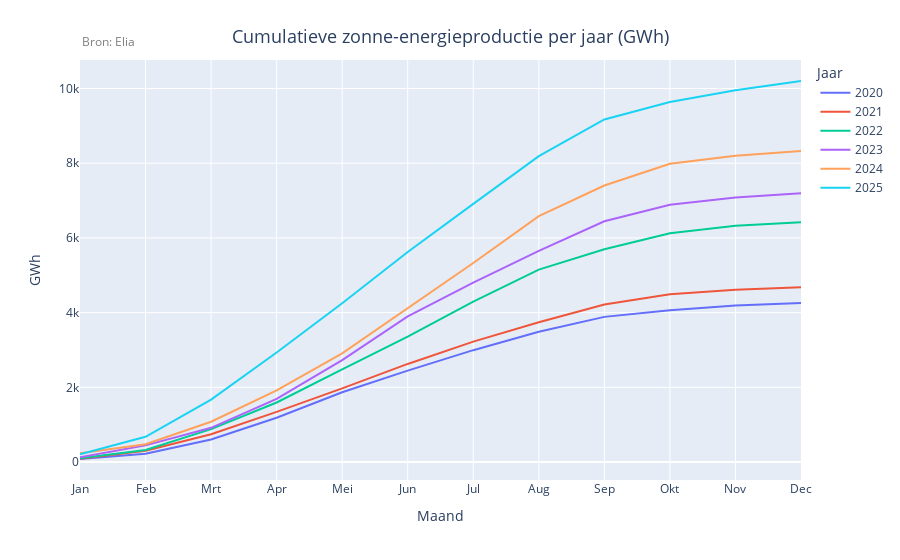

Notebook code for this chart:
### Code cell
vt.plot_interactive(energytype="solar",lang=lang, short=short,layout="cumulative")

### Figure 1 — Plotly figure (JSON) as saved in the notebook; plotly's stock layout.template omitted (floating-point values rounded to 4 significant figures)
{"data": [{"hovertemplate": "Jaar=2020<br>Maand=%{x}<br>GWh=%{y}<extra></extra>", "legendgroup": "2020", "line": {"color": "#636efa", "dash": "solid"}, "marker": {"symbol": "circle"}, "mode": "lines", "name": "2020", "orientation": "v", "showlegend": true, "type": "scatter", "x": ["Jan", "Feb", "Mrt", "Apr", "Mei", "Jun", "Jul", "Aug", "Sep", "Okt", "Nov", "Dec"], "xaxis": "x", "y": [81.23, 219.2, 604.9, 1186.0, 1869.0, 2447.0, 2995.0, 3489.0, 3886.0, 4066.0, 4191.0, 4257.0], "yaxis": "y"}, {"hovertemplate": "Jaar=2021<br>Maand=%{x}<br>GWh=%{y}<extra></extra>", "legendgroup": "2021", "line": {"color": "#EF553B", "dash": "solid"}, "marker": {"symbol": "circle"}, "mode": "lines", "name": "2021", "orientation": "v", "showlegend": true, "type": "scatter", "x": ["Jan", "Feb", "Mrt", "Apr", "Mei", "Jun", "Jul", "Aug", "Sep", "Okt", "Nov", "Dec"], "xaxis": "x", "y": [86.34, 300.3, 745.2, 1342.0, 1972.0, 2626.0, 3223.0, 3740.0, 4215.0, 4489.0, 4614.0, 4678.0], "yaxis": "y"}, {"hovertemplate": "Jaar=2022<br>Maand=%{x}<br>GWh=%{y}<extra></extra>", "legendgroup": "2022", "line": {"color": "#00cc96", "dash": "solid"}, "marker": {"symbol": "circle"}, "mode": "lines", "name": "2022", "orientation": "v", "showlegend": true, "type": "scatter", "x": ["Jan", "Feb", "Mrt", "Apr", "Mei", "Jun", "Jul", "Aug", "Sep", "Okt", "Nov", "Dec"], "xaxis": "x", "y": [99.23, 320.9, 880.3, 1594.0, 2482.0, 3357.0, 4292.0, 5152.0, 5696.0, 6124.0, 6322.0, 6420.0], "yaxis": "y"}, {"hovertemplate": "Jaar=2023<br>Maand=%{x}<br>GWh=%{y}<extra></extra>", "legendgroup": "2023", "line": {"color": "#ab63fa", "dash": "solid"}, "marker": {"symbol": "circle"}, "mode": "lines", "name": "2023", "orientation": "v", "showlegend": true, "type": "scatter", "x": ["Jan", "Feb", "Mrt", "Apr", "Mei", "Jun", "Jul", "Aug", "Sep", "Okt", "Nov", "Dec"], "xaxis": "x", "y": [125.1, 445.5, 916.1, 1690.0, 2726.0, 3897.0, 4802.0, 5650.0, 6444.0, 6888.0, 7084.0, 7194.0], "yaxis": "y"}, {"hovertemplate": "Jaar=2024<br>Maand=%{x}<br>GWh=%{y}<extra></extra>", "legendgroup": "2024", "line": {"color": "#FFA15A", "dash": "solid"}, "marker": {"symbol": "circle"}, "mode": "lines", "name": "2024", "orientation": "v", "showlegend": true, "type": "scatter", "x": ["Jan", "Feb", "Mrt", "Apr", "Mei", "Jun", "Jul", "Aug", "Sep", "Okt", "Nov", "Dec"], "xaxis": "x", "y": [233.9, 477.8, 1079.0, 1920.0, 2909.0, 4111.0, 5328.0, 6583.0, 7403.0, 7984.0, 8197.0, 8326.0], "yaxis": "y"}, {"hovertemplate": "Jaar=2025<br>Maand=%{x}<br>GWh=%{y}<extra></extra>", "legendgroup": "2025", "line": {"color": "#19d3f3", "dash": "solid"}, "marker": {"symbol": "circle"}, "mode": "lines", "name": "2025", "orientation": "v", "showlegend": true, "type": "scatter", "x": ["Jan", "Feb", "Mrt", "Apr", "Mei", "Jun", "Jul", "Aug", "Sep", "Okt", "Nov", "Dec"], "xaxis": "x", "y": [206.4, 674.6, 1672.0, 2933.0, 4251.0, 5622.0, 6910.0, 8188.0, 9172.0, 9636.0, 9952.0, 10200.0], "yaxis": "y"}], "layout": {"annotations": [{"font": {"color": "gray", "size": 12}, "showarrow": false, "text": "Bron: Elia", "x": 0, "xanchor": "left", "xref": "paper", "y": 1.02, "yanchor": "bottom", "yref": "paper"}], "hovermode": "closest", "legend": {"title": {"text": "Jaar"}, "tracegroupgap": 0}, "margin": {"t": 60}, "title": {"font": {"size": 18}, "text": "Cumulatieve zonne-energieproductie per jaar (GWh)", "x": 0.5, "xanchor": "center", "yanchor": "top"}, "xaxis": {"anchor": "y", "domain": [0, 1], "title": {"text": "Maand"}}, "yaxis": {"anchor": "x", "domain": [0, 1], "title": {"text": "GWh"}}}}
